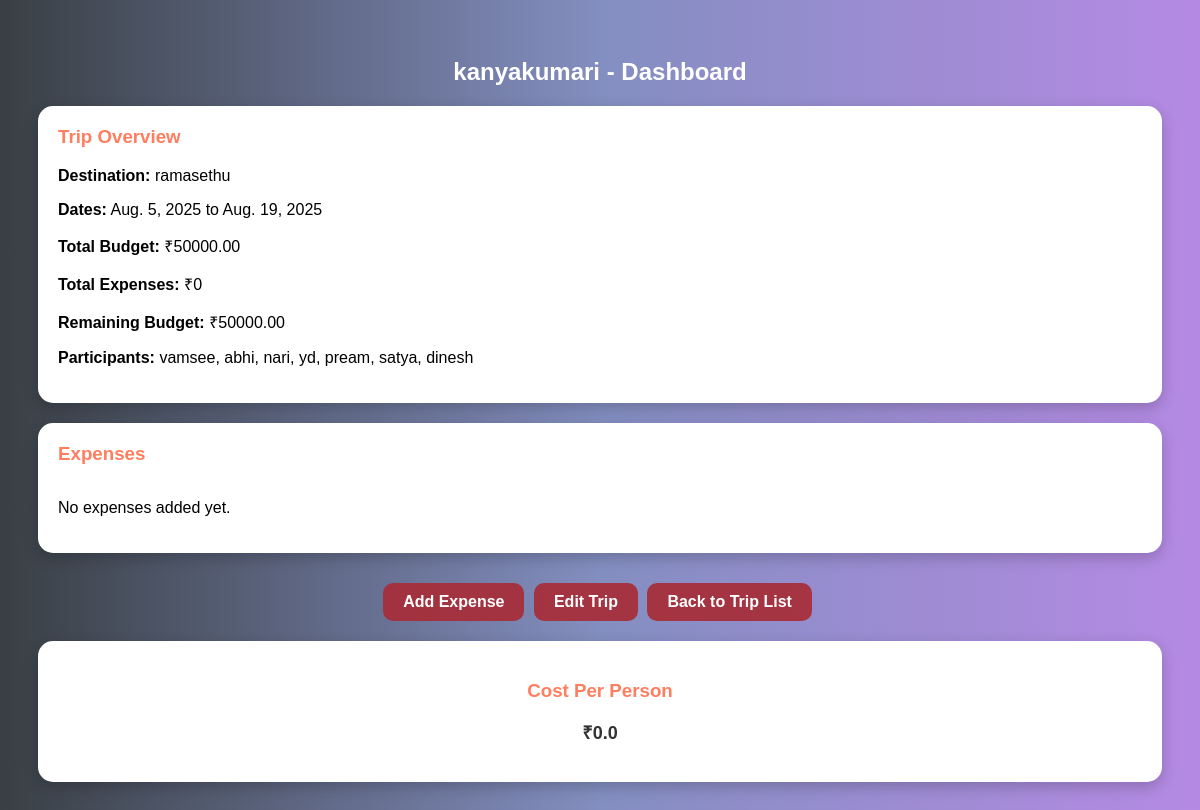
Screenshot of /trip/4/dashboard/ with the database file from the repository.
### trip/models.py (models this page shows, shortened)
class Trip(models.Model):
    name = models.CharField(max_length=200)
    destination = models.CharField(max_length=200)
    start_date = models.DateField()
    end_date = models.DateField()
    participants = models.TextField(default="[]")  # store as JSON string
    budget = models.DecimalField(max_digits=10, decimal_places=2, default=0)
    created_by = models.ForeignKey(User, on_delete=models.CASCADE)
    created_at = models.DateTimeField(auto_now_add=True)  # ✅ Trip timestamp
    def get_participants(self):
        try:
            participants = json.loads(self.participants)
            return [p.strip() for p in participants if p.strip()]
        except Exception:
            return []

### trip/views.py (the view)
def trip_dashboard(request, trip_id):
    trip = get_object_or_404(Trip, id=trip_id)
    expenses = Expense.objects.filter(trip=trip)
    total_expenses = sum(Decimal(exp.amount) for exp in expenses)
    remaining_budget = trip.budget - total_expenses if trip.budget else None
    try:
        participants = trip.get_participants()
    except:
        participants = []
    cost_per_person = total_expenses / \
        len(participants) if participants else None
    context = {
        'trip': trip,
        'expenses': expenses,
        'total_expenses': total_expenses,
        'remaining_budget': remaining_budget,
        'participants': participants,
        'cost_per_person': cost_per_person,
    }
    return render(request, 'trip/trip_dashboard.html', context)

### trip/templates/trip/trip_dashboard.html (shortened to what this page needs)
{% load static %}
<!DOCTYPE html>
<html lang="en">
<head>
</head>
<body>
    <h2>{{ trip.name }} - Dashboard</h2>
    <div class="section">
        <h3>Trip Overview</h3>
        <p><strong>Destination:</strong> {{ trip.destination }}</p>
        <p><strong>Dates:</strong> {{ trip.start_date }} to {{ trip.end_date }}</p>
        <p><strong>Total Budget:</strong> ₹{{ trip.budget }}</p>
        <p><strong>Total Expenses:</strong> ₹{{ total_expenses }}</p>
        <p><strong>Remaining Budget:</strong> ₹{{ remaining_budget }}</p>
        <p><strong>Participants:</strong> {{ participants|join:", " }}</p>
    </div>
    <div class="section">
        <h3>Expenses</h3>
        <div class="card-container">
            {% for exp in expenses %}
            <div class="card">
                <h4>{{ exp.title }}</h4>
                <p><strong>Amount:</strong> ₹{{ exp.amount }}</p>
                <p><strong>Category:</strong> {{ exp.category }}</p>
                {% if exp.custom_category %}
                <p><strong>Custom:</strong> {{ exp.custom_category }}</p>
                {% endif %}
                <p><strong>Payment Mode:</strong> {{ exp.payment_mode }}</p>
                {% if exp.participant %}
                <p><strong>Paid by:</strong> {{ exp.participant }}</p>
                {% endif %}
                {% if exp.description %}
                <p><strong>Description:</strong> {{ exp.description }}</p>
                {% endif %}
            </div>
            {% empty %}
            <p>No expenses added yet.</p>
            {% endfor %}
        </div>
    </div>
    <div style="text-align:center;">
        <a href="{% url 'add_expense' trip.id %}" class="btn">Add Expense</a>
        <a href="{% url 'edit_trip' trip.id %}" class="btn">Edit Trip</a>
        <a href="{% url 'trip_list' %}" class="btn">Back to Trip List</a>
    </div>
    <div class="cost-section">
        <h3>Cost Per Person</h3>
        <p>₹{{ cost_per_person }}</p>
    </div>
</body>
</html>

### rows the page displays
Trip: name "kanyakumari", destination "ramasethu", start_date "Aug. 5, 2025", end_date "Aug. 19, 2025", budget "50000.00"

### other values shown
{{ total_expenses }} "0"
{{ remaining_budget }} "50000.00"
{{ participants|join:", " }} "vamsee, abhi, nari, yd, pream, satya, dinesh"
{{ cost_per_person }} "0.0"
